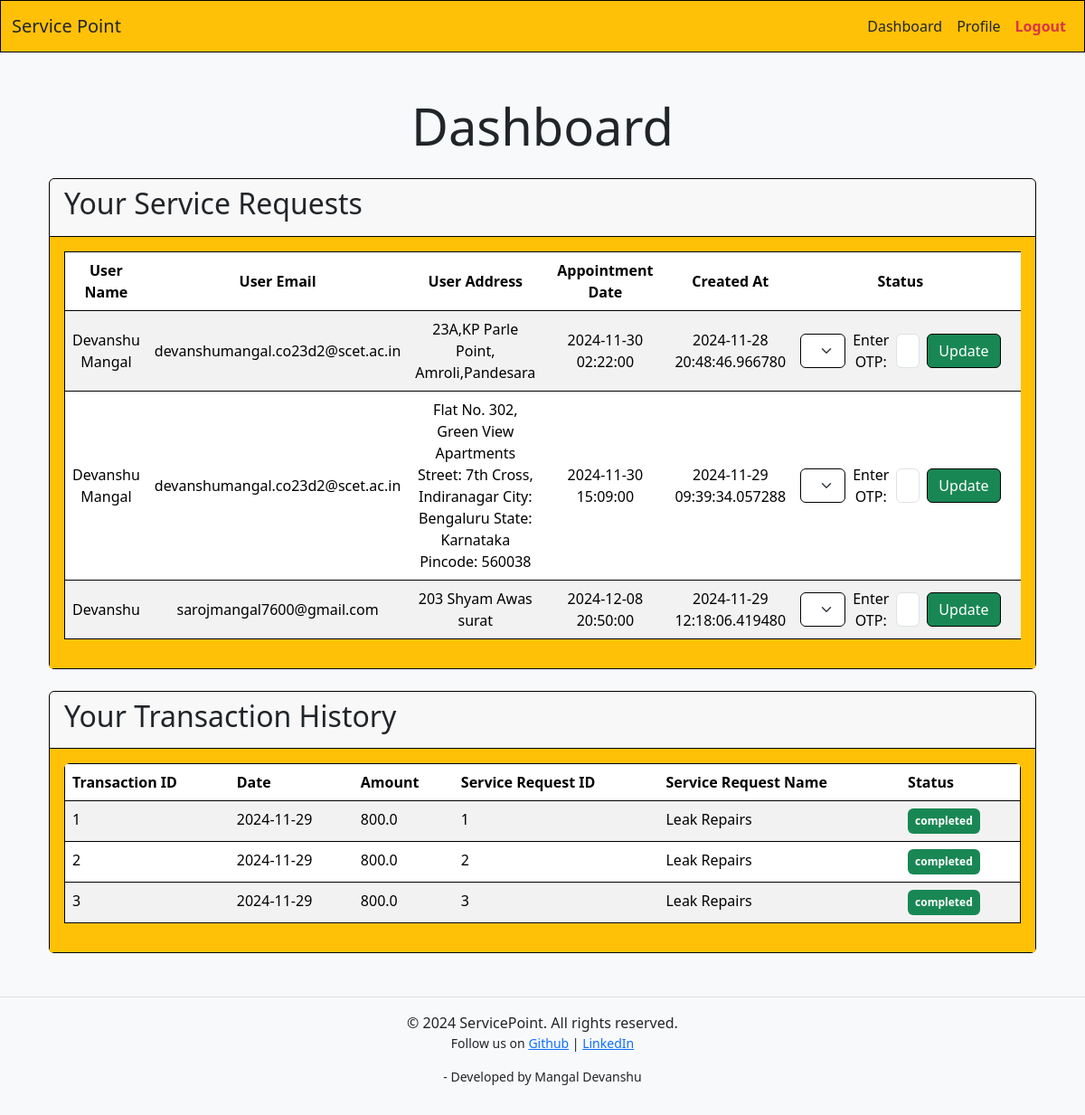
Page /dashboard/professional (signed in) on the committed database.
### models.py (models this page shows)
class ServiceRequest(db.Model):
    id = db.Column(db.Integer, primary_key=True)
    user_id = db.Column(db.Integer, db.ForeignKey('user.id', name='fk_servicerequest_user'), nullable=False)
    service_professional_id = db.Column(db.Integer, db.ForeignKey('service_professional.id', name='fk_servicerequest_serviceprofessional'), nullable=False)
    service_id = db.Column(db.Integer, db.ForeignKey('service.id', name='fk_servicerequest_service'), nullable=False)
    appointment = db.Column(db.DateTime, nullable=False)
    address = db.Column(db.String(256), nullable=False)
    status = db.Column(
        db.Enum('pending', 'approved', 'completed', 'canceled', name='service_request_status'),
        nullable=False,
        default='pending'
    )
    otp = db.Column(db.String(6), nullable=True)
    created_at = db.Column(db.DateTime, default=datetime.utcnow, nullable=False)
    completed_at = db.Column(db.DateTime, nullable=True)
    transactions = db.relationship('Transaction', backref='service_request', lazy=True, uselist=False)
    payment_status = db.Column(
        db.Enum('pending', 'held', 'released', 'refunded', name='payment_status'),
        nullable=False,
        default='pending'
    )

class User(db.Model):
    id = db.Column(db.Integer, primary_key=True)
    username = db.Column(db.String(32), unique=True, nullable=False)
    passhash = db.Column(db.String(256), nullable=False)
    name = db.Column(db.String(64), nullable=True)
    email = db.Column(db.String(128), unique=True, nullable=True)
    created_at = db.Column(db.DateTime, default=datetime.utcnow, nullable=False)
    blocked = db.Column(db.Boolean, nullable=False, default=False)
    service_requests = db.relationship('ServiceRequest', backref='user', lazy=True)
    transactions = db.relationship('Transaction', backref='user', lazy=True)
    reviews = db.relationship('Review', backref='user', lazy=True)

class Transaction(db.Model):
    id = db.Column(db.Integer, primary_key=True)
    user_id = db.Column(db.Integer, db.ForeignKey('user.id', name='fk_transaction_user'), nullable=False)
    service_professional_id = db.Column(db.Integer, db.ForeignKey('service_professional.id', name='fk_transaction_serviceprofessional'), nullable=False)
    service_request_id = db.Column(db.Integer, db.ForeignKey('service_request.id', name='fk_transaction_servicerequest'), nullable=False)
    price = db.Column(db.Float, nullable=False)
    date = db.Column(db.Date, nullable=False)
    created_at = db.Column(db.DateTime, default=datetime.utcnow, nullable=False)
    status = db.Column(
        db.Enum('pending', 'completed', 'failed', 'refunded', name='transaction_status'),
        nullable=False,
        default='pending'
    )

class Service(db.Model):
    id = db.Column(db.Integer, primary_key=True)
    category_id = db.Column(db.Integer, db.ForeignKey('category.id', name='fk_service_category'), nullable=False)
    service_professional_id = db.Column(db.Integer, db.ForeignKey('service_professional.id', name='fk_service_serviceprofessional'), nullable=False)
    name = db.Column(db.String(64), nullable=False)
    description = db.Column(db.String(256), nullable=True)
    price = db.Column(db.Float, nullable=False)
    time = db.Column(db.Integer, nullable=False)
    area_pincode = db.Column(db.String(6), nullable=False)
    created_at = db.Column(db.DateTime, default=datetime.utcnow, nullable=False)
    reviews = db.relationship('Review', backref='service', lazy=True)
    service_requests = db.relationship('ServiceRequest', backref='service', lazy=True)

### routes.py (the view)
@app.route('/dashboard/professional')
@login_required
@professional_required
def show_dashboard_professional():
    print("Professional dashboard requested")
    professional=ServiceProfessional.query.filter_by(username=session['user']).first()
    service=Service.query.filter_by(service_professional_id=professional.id).first()
    service_requests=ServiceRequest.query.filter_by(service_professional_id=professional.id).all()
    transaction=Transaction.query.filter_by(service_professional_id=professional.id).all()
    return render_template("dashboard/professional.html",professional=professional,service=service,service_requests=service_requests,transactions=transaction)

### routes.py (called while the page is built)
def login_required(func):
    @wraps(func)
    def inner(*args, **kwargs):
        if 'logged_in' in session:
            return func(*args, **kwargs)
        else:
            flash("You are not authorized to view this page, please login")
            return redirect(url_for('show_login'))
    return inner

def professional_required(func):
    @wraps(func)
    def inner(*args, **kwargs):
        if 'logged_in' in session and session['user_type']=="service professional":
            return func(*args, **kwargs)
        else:
            flash("You are not authorized to view this page")
            return redirect(url_for('show_login'))
    return inner

### templates/dashboard/professional.html (shortened to what this page needs)
{% extends 'layout.html' %}
{% block content %}
    <div class="container">
        <h1 class="display-4 text-center text-dark">Dashboard</h1>
        <div class="mt-4">
            <div class="card mb-4 border border-black">
                <div class="card-header border-bottom border-black">
                    <h2>Your Service Requests</h2>
                </div>
                <div class="card-body bg-warning ">
                    <div class="table-responsive">
                        <table class="table table-striped border border-black">
                            <thead class="thead-dark">
                                <tr class="text-center align-middle">
                                    <th scope="col" class="px-3">User Name</th>
                                    <th scope="col" class="px-3">User Email</th>
                                    <th scope="col" class="px-3">User Address</th>
                                    <th scope="col" class="px-3">Appointment Date</th>
                                    <th scope="col" class="px-3">Created At</th>
                                    <th scope="col" class="px-3">Status</th>
                                    <th scope="col" class="px-3">Payment Status</th>
                                </tr>
                            </thead>
                            <tbody>
                                {% for service_request in service_requests %}
                                    <tr class="text-center align-middle">
                                        <td>{{ service_request.user.name }}</td>
                                        <td>{{ service_request.user.email }}</td>
                                        <td>{{ service_request.address }}</td>
                                        <td>{{ service_request.appointment }}</td>
                                        <td>{{ service_request.created_at }}</td>
                                        <td>
                                           <form action="{{ url_for('handle_dashboard_professional', id=service_request.id) }}" method="POST">
                                            <div class="d-flex align-items-center gap-2">
                                                <select name="status" class="form-select border border-black" required>
                                                    <option value="completed" {% if service_request.status == 'completed' %}selected{% endif %}>Completed</option>
                                                </select>
                                                    <label for="OTP">Enter OTP:</label>
                                                    <input type="text" name="OTP" id="OTP" class="form-control">
                                                    <button type="submit" class="btn btn-success border border-black">Update</button>
                                            </div>
                                            </form>
                                        </td>
                                        <td>
                                            <div class="d-flex align-items-center gap-2">
                                            </div>
                                        </td>
                                    </tr>
                                {% endfor %}
                            </tbody>
                        </table>
                    </div>
                </div>
            </div>
            <div class="card mb-4 border border-black mt-6">
                <div class="card-header border-bottom border-black">
                    <h2>Your Transaction History</h2>
                </div>
                <div class="card-body bg-warning ">
                    <div class="table-responsive rounded-2">
                        <table class="table table-striped rounded-2">
                            <thead class="thead-dark border border-black rounded-2">
                                <tr>
                                    <th>Transaction ID</th>
                                    <th>Date</th>
                                    <th>Amount</th>
                                    <th>Service Request ID</th>
                                    <th>Service Request Name</th>
                                    <th>Status</th>
                                </tr>
                            </thead>
                            <tbody class="border border-black rounded-2">
                                {% for transaction in transactions %}
                                    <tr>
                                        <td>{{ transaction.id }}</td>
                                        <td>{{ transaction.date }}</td>
                                        <td>{{ transaction.price }}</td>
                                        <td>{{ transaction.service_request.id }}</td>
                                        <td>{{ transaction.service_request.service.name }}</td>
                                        <td>
                                            <span class="badge py-2 px-2
                                                {% if transaction.status == 'completed' %}text-bg-success{% endif %}
                                            ">
                                                {{ transaction.status }}
                                            </span>
                                    </tr>
                                {% endfor %}
                            </tbody>
                        </table>
                    </div>
                </div>
            </div>
        </div>
    </div>
{% endblock %}

### rows in the picture
ServiceRequest: user.name "Devanshu Mangal", user.email "devanshumangal.co23d2@scet.ac.in", address "23A,KP Parle Point, Amroli,Pandesara", appointment "2024-11-30 02:22:00", created_at "2024-11-28 20:48:46.966780", status "Completed"
ServiceRequest: user.name "Devanshu Mangal", user.email "devanshumangal.co23d2@scet.ac.in", address "Flat No. 302, Green View Apartments Street: 7th Cross, Indiranagar City: Bengaluru State: Karnataka Pincode: 560038", appointment "2024-11-30 15:09:00", created_at "2024-11-29 09:39:34.057288", status "Completed"
ServiceRequest: user.name "Devanshu", user.email "sarojmangal7600@gmail.com", address "203 Shyam Awas surat", appointment "2024-12-08 20:50:00", created_at "2024-11-29 12:18:06.419480", status "Completed"
